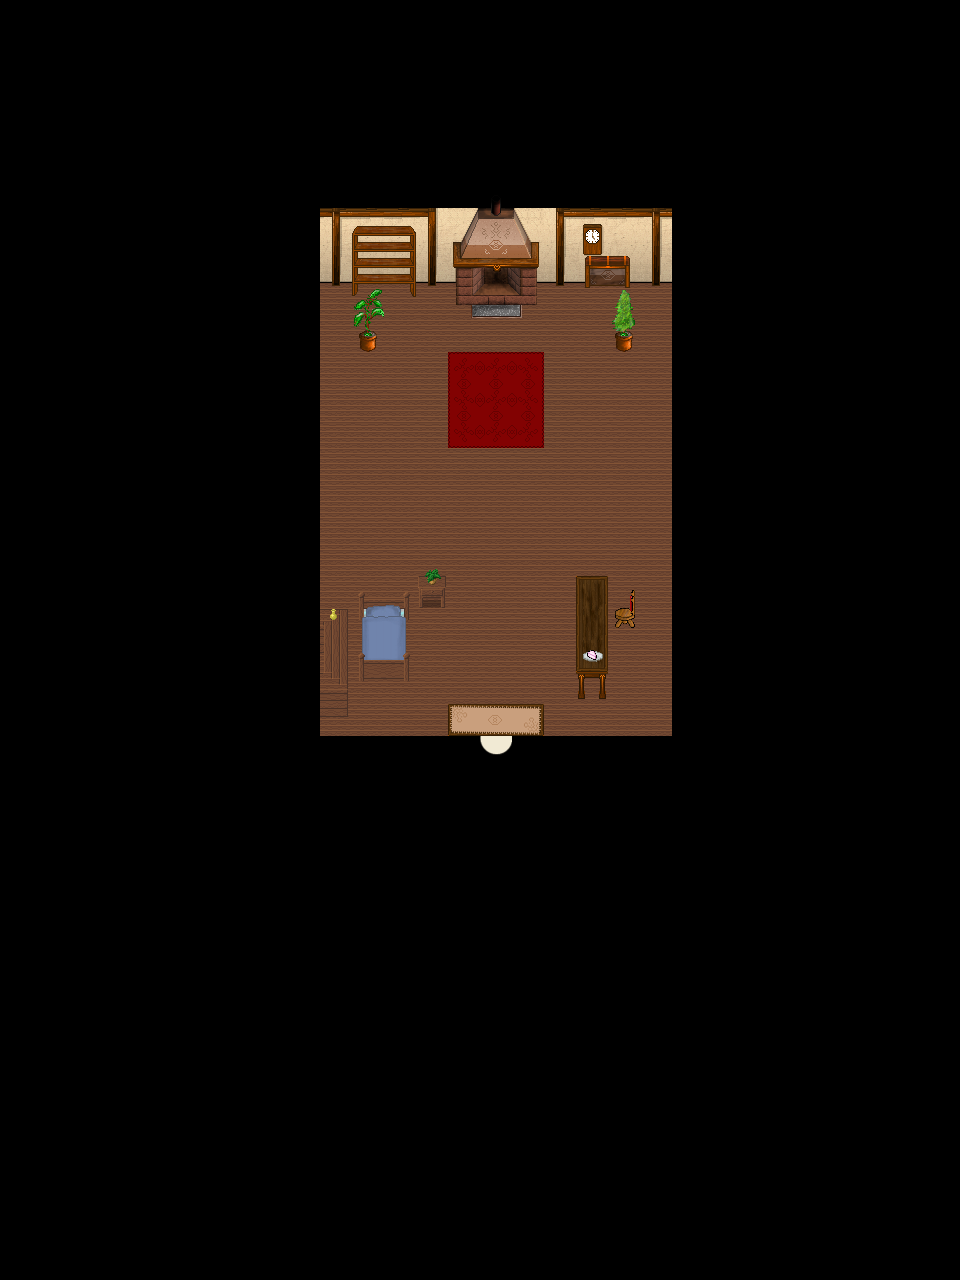

Below is a game level as drawn by its tile map, then a one-line description and the .tmx that defines it (tile-layer data replaced by summaries):
An orthogonal 30x40 tile map with 32x32 px tiles, 4 tile layers (Ground, Ground, Fringe, Over), 1 hidden layer not drawn, 5 tilesets and 2 objects (WARP, SCRIPT).

<map version="1.0" orientation="orthogonal" width="30" height="40" tilewidth="32" tileheight="32">
 <properties>
  <property name="music" value="inside2.ogg" />
 </properties>
 <tileset firstgid="1" name="collision" tilewidth="32" tileheight="32">
  <image source="../graphics/tiles/collision1_32_32.png" />
 </tileset>
 <tileset firstgid="1025" name="inn1_32_32" tilewidth="32" tileheight="32">
  <image source="../graphics/tiles/indoor3_32_32.png" />
 </tileset>
 <tileset firstgid="2049" name="woodland_indoor" tilewidth="32" tileheight="32">
  <image source="../graphics/tiles/indoor2_32_32.png" />
 </tileset>
 <tileset firstgid="3073" name="inn_32_64" tilewidth="32" tileheight="64">
  <image source="../graphics/tiles/indoor2_32_64.png" />
 </tileset>
 <tileset firstgid="3585" name="inn_32_96" tilewidth="32" tileheight="96">
  <image source="../graphics/tiles/indoor2_32_96.png" />
 </tileset>
 <layer name="Ground" width="30" height="40">
  <data>[1200 cells, 11 non-empty, 1 distinct tile ids]</data>
 </layer>
 <layer name="Ground" width="30" height="40">
  <data>[1200 cells, 1200 non-empty, 25 distinct tile ids]</data>
 </layer>
 <layer name="Fringe" width="30" height="40">
  <data>[1200 cells, 37 non-empty, 37 distinct tile ids]</data>
 </layer>
 <layer name="Over" width="30" height="40">
  <data>[1200 cells, 1 non-empty, 1 distinct tile ids]</data>
 </layer>
 <layer name="Collision" width="30" height="40" visible="0">
  <data>[1200 cells, 1062 non-empty, 1 distinct tile ids]</data>
 </layer>
 <objectgroup name="Object" width="30" height="40">
  <object name="Level Down XCF" type="WARP" x="480" y="736" width="32" height="32">
   <properties>
    <property name="DEST_MAP" value="iw-selphie_timlet_tower1-o00-o00-o00" />
    <property name="DEST_X" value="480" />
    <property name="DEST_Y" value="352" />
   </properties>
  </object>
  <object name="External Map Events" type="SCRIPT" x="-4160" y="-1600">
   <properties>
    <property name="FILENAME" value="scripts/maps/iw-selphie_timlet_tower1-o00-o00-p01.lua" />
   </properties>
  </object>
 </objectgroup>
</map>
